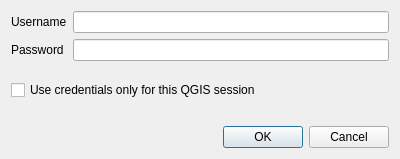
<?xml version="1.0" encoding="UTF-8"?>
<ui version="4.0">
 <class>login_dialog</class>
 <widget class="QDialog" name="login_dialog">
  <property name="geometry">
   <rect>
    <x>0</x>
    <y>0</y>
    <width>400</width>
    <height>159</height>
   </rect>
  </property>
  <property name="windowTitle">
   <string>Login</string>
  </property>
  <layout class="QVBoxLayout" name="verticalLayout">
   <item>
    <layout class="QFormLayout" name="formLayout">
     <item row="0" column="0">
      <widget class="QLabel" name="username_label">
       <property name="text">
        <string>Username</string>
       </property>
      </widget>
     </item>
     <item row="0" column="1">
      <widget class="QLineEdit" name="username"/>
     </item>
     <item row="1" column="0">
      <widget class="QLabel" name="password_label">
       <property name="text">
        <string>Password</string>
       </property>
      </widget>
     </item>
     <item row="1" column="1">
      <widget class="QgsPasswordLineEdit" name="password"/>
     </item>
    </layout>
   </item>
   <item>
    <widget class="QCheckBox" name="discard_tokens">
     <property name="toolTip">
      <string>Keep the server logged in even after closing QGIS.</string>
     </property>
     <property name="text">
      <string>Use credentials only for this QGIS session</string>
     </property>
    </widget>
   </item>
   <item>
    <widget class="QLabel" name="error">
     <property name="enabled">
      <bool>true</bool>
     </property>
     <property name="sizePolicy">
      <sizepolicy hsizetype="Preferred" vsizetype="Maximum">
       <horstretch>0</horstretch>
       <verstretch>0</verstretch>
      </sizepolicy>
     </property>
     <property name="styleSheet">
      <string notr="true">QLabel { color: red; }</string>
     </property>
     <property name="text">
      <string/>
     </property>
     <property name="textFormat">
      <enum>Qt::PlainText</enum>
     </property>
    </widget>
   </item>
   <item>
    <widget class="QDialogButtonBox" name="buttonBox">
     <property name="orientation">
      <enum>Qt::Horizontal</enum>
     </property>
     <property name="standardButtons">
      <set>QDialogButtonBox::Cancel|QDialogButtonBox::Ok</set>
     </property>
    </widget>
   </item>
  </layout>
 </widget>
 <customwidgets>
  <customwidget>
   <class>QgsPasswordLineEdit</class>
   <extends>QLineEdit</extends>
   <header>qgspasswordlineedit.h</header>
  </customwidget>
 </customwidgets>
 <tabstops>
  <tabstop>username</tabstop>
  <tabstop>password</tabstop>
  <tabstop>discard_tokens</tabstop>
 </tabstops>
 <resources/>
 <connections>
  <connection>
   <sender>buttonBox</sender>
   <signal>accepted()</signal>
   <receiver>login_dialog</receiver>
   <slot>accept()</slot>
   <hints>
    <hint type="sourcelabel">
     <x>257</x>
     <y>132</y>
    </hint>
    <hint type="destinationlabel">
     <x>157</x>
     <y>274</y>
    </hint>
   </hints>
  </connection>
  <connection>
   <sender>buttonBox</sender>
   <signal>rejected()</signal>
   <receiver>login_dialog</receiver>
   <slot>reject()</slot>
   <hints>
    <hint type="sourcelabel">
     <x>325</x>
     <y>132</y>
    </hint>
    <hint type="destinationlabel">
     <x>286</x>
     <y>274</y>
    </hint>
   </hints>
  </connection>
 </connections>
</ui>
